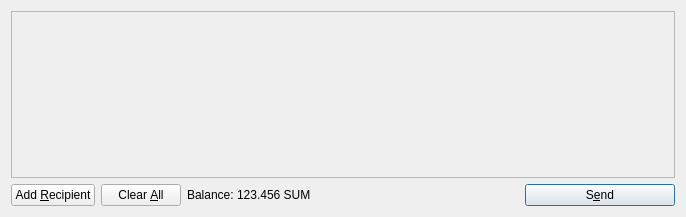
<?xml version="1.0" encoding="UTF-8"?>
<ui version="4.0">
 <class>SendCoinsDialog</class>
 <widget class="QDialog" name="SendCoinsDialog">
  <property name="geometry">
   <rect>
    <x>0</x>
    <y>0</y>
    <width>686</width>
    <height>217</height>
   </rect>
  </property>
  <property name="windowTitle">
   <string>Send Coins</string>
  </property>
  <layout class="QVBoxLayout" name="verticalLayout">
   <item>
    <widget class="QScrollArea" name="scrollArea">
     <property name="widgetResizable">
      <bool>true</bool>
     </property>
     <widget class="QWidget" name="scrollAreaWidgetContents">
      <property name="geometry">
       <rect>
        <x>0</x>
        <y>0</y>
        <width>666</width>
        <height>165</height>
       </rect>
      </property>
      <layout class="QVBoxLayout" name="verticalLayout_2">
       <property name="margin">
        <number>0</number>
       </property>
       <item>
        <layout class="QVBoxLayout" name="entries">
         <property name="spacing">
          <number>6</number>
         </property>
        </layout>
       </item>
       <item>
        <spacer name="verticalSpacer">
         <property name="orientation">
          <enum>Qt::Vertical</enum>
         </property>
         <property name="sizeHint" stdset="0">
          <size>
           <width>20</width>
           <height>40</height>
          </size>
         </property>
        </spacer>
       </item>
      </layout>
     </widget>
    </widget>
   </item>
   <item>
    <layout class="QHBoxLayout" name="horizontalLayout">
     <item>
      <widget class="QPushButton" name="addButton">
       <property name="toolTip">
        <string>Send to multiple recipients at once</string>
       </property>
       <property name="text">
        <string>Add &amp;Recipient</string>
       </property>
       <property name="icon">
        <iconset resource="../bitcoin.qrc">
         <normaloff>:/icons/add</normaloff>:/icons/add</iconset>
       </property>
       <property name="autoDefault">
        <bool>false</bool>
       </property>
      </widget>
     </item>
     <item>
      <widget class="QPushButton" name="clearButton">
       <property name="sizePolicy">
        <sizepolicy hsizetype="Minimum" vsizetype="Fixed">
         <horstretch>0</horstretch>
         <verstretch>0</verstretch>
        </sizepolicy>
       </property>
       <property name="toolTip">
        <string>Remove all transaction fields</string>
       </property>
       <property name="text">
        <string>Clear &amp;All</string>
       </property>
       <property name="icon">
        <iconset resource="../bitcoin.qrc">
         <normaloff>:/icons/remove</normaloff>:/icons/remove</iconset>
       </property>
       <property name="autoRepeatDelay">
        <number>300</number>
       </property>
       <property name="autoDefault">
        <bool>false</bool>
       </property>
      </widget>
     </item>
     <item>
      <layout class="QHBoxLayout" name="horizontalLayout_2">
       <property name="spacing">
        <number>3</number>
       </property>
       <item>
        <widget class="QLabel" name="label">
         <property name="text">
          <string>Balance:</string>
         </property>
        </widget>
       </item>
       <item>
        <widget class="QLabel" name="labelBalance">
         <property name="cursor">
          <cursorShape>IBeamCursor</cursorShape>
         </property>
         <property name="text">
          <string>123.456 SUM</string>
         </property>
         <property name="textInteractionFlags">
          <set>Qt::LinksAccessibleByMouse|Qt::TextSelectableByKeyboard|Qt::TextSelectableByMouse</set>
         </property>
        </widget>
       </item>
      </layout>
     </item>
     <item>
      <spacer name="horizontalSpacer">
       <property name="orientation">
        <enum>Qt::Horizontal</enum>
       </property>
       <property name="sizeHint" stdset="0">
        <size>
         <width>40</width>
         <height>20</height>
        </size>
       </property>
      </spacer>
     </item>
     <item>
      <widget class="QPushButton" name="sendButton">
       <property name="minimumSize">
        <size>
         <width>150</width>
         <height>0</height>
        </size>
       </property>
       <property name="toolTip">
        <string>Confirm the send action</string>
       </property>
       <property name="text">
        <string>S&amp;end</string>
       </property>
       <property name="icon">
        <iconset resource="../bitcoin.qrc">
         <normaloff>:/icons/send</normaloff>:/icons/send</iconset>
       </property>
       <property name="default">
        <bool>true</bool>
       </property>
      </widget>
     </item>
    </layout>
   </item>
  </layout>
 </widget>
 <resources>
  <include location="../bitcoin.qrc"/>
 </resources>
 <connections/>
</ui>
